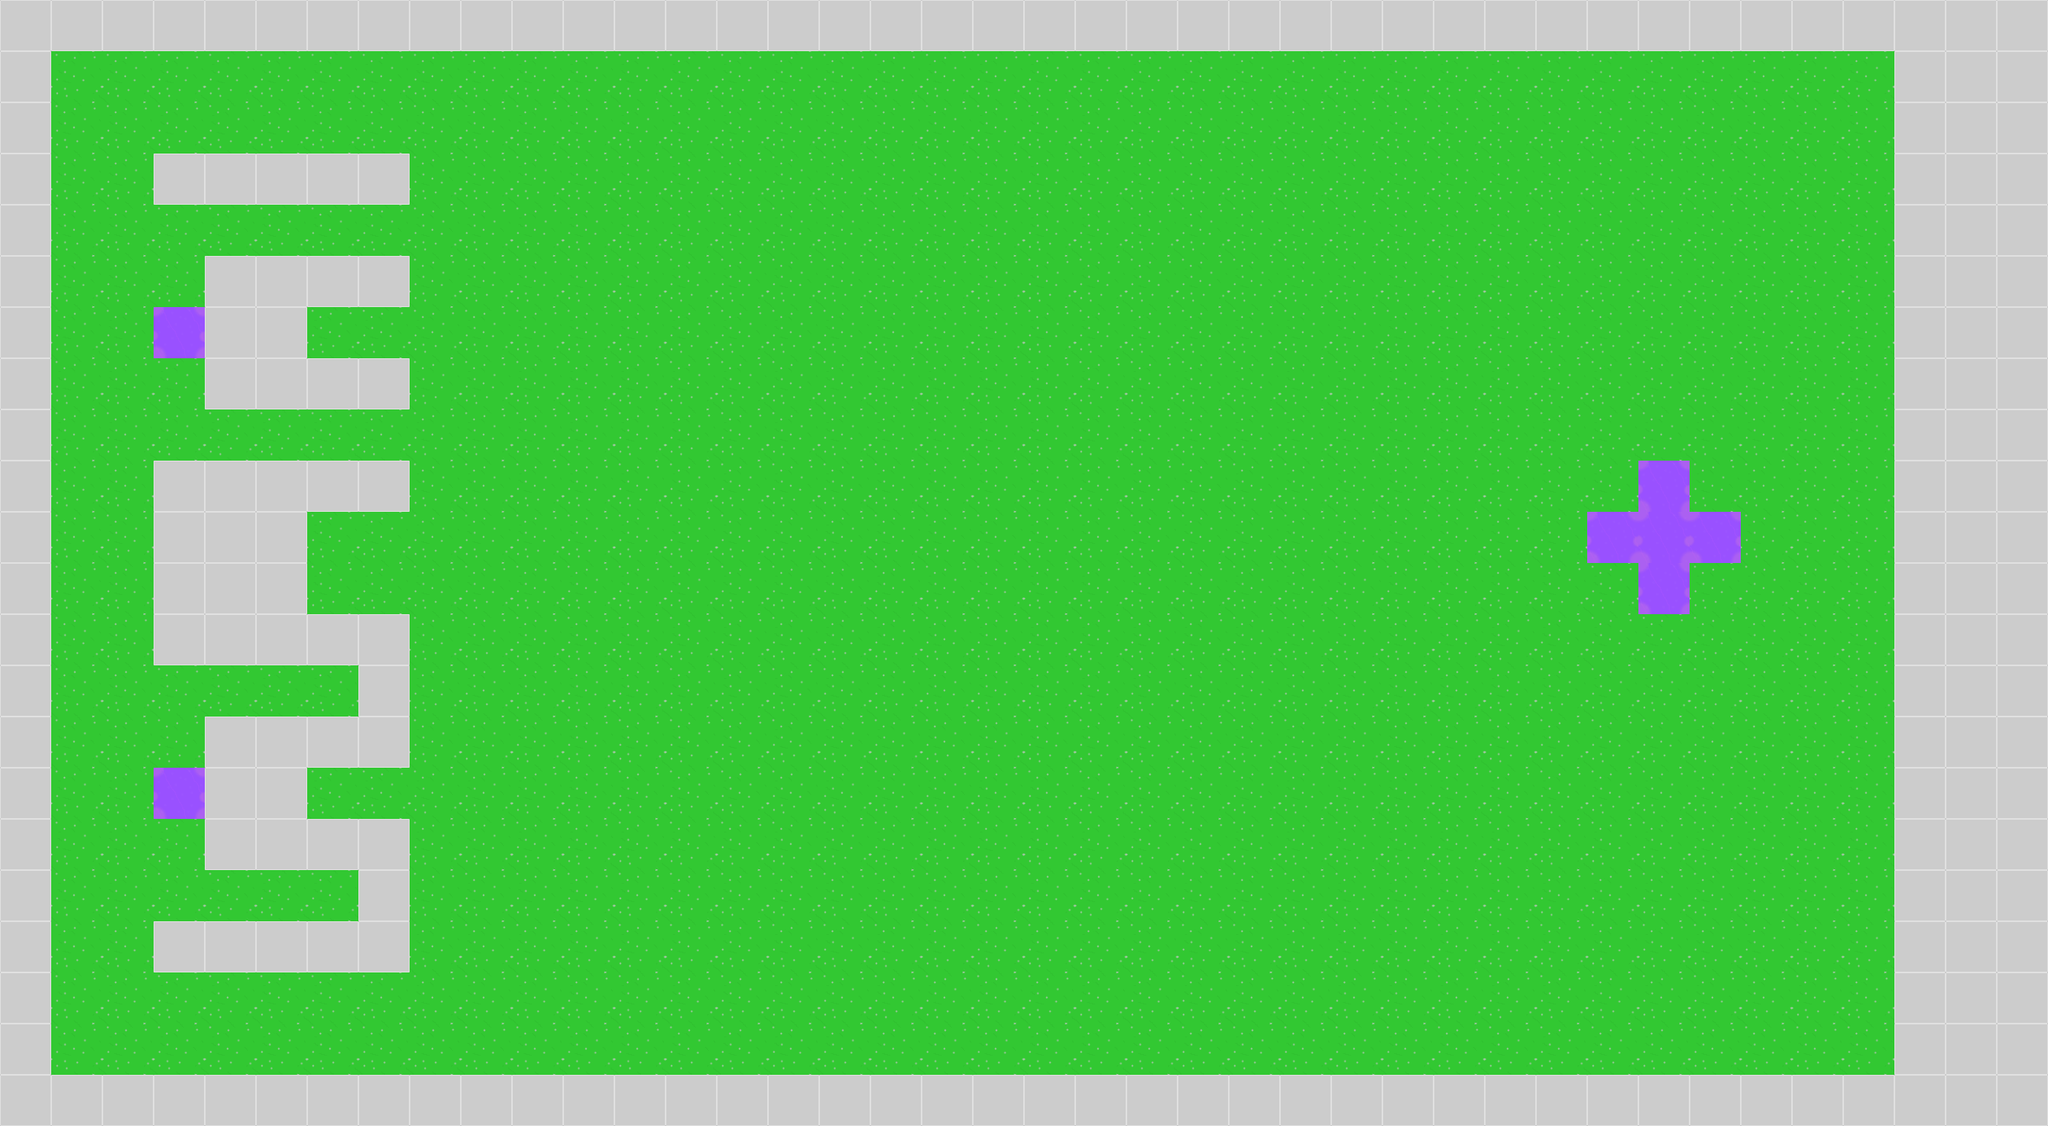

A 2D game scene composited from a Tiled map and its tileset images. What follows is a short description and the map's XML, with every tile layer's data as written:
An orthogonal 40x22 tile map with 64x64 px tiles, 3 tile layers (Ground, Slime, Wall) and 1 object.

<map version="1.0" tiledversion="1.1.6" orientation="orthogonal" renderorder="right-down" width="40" height="22" tilewidth="64" tileheight="64" infinite="0" nextobjectid="6">
 <properties>
  <property name="Blocks" value="4" />
  <property name="Bombs" value="99" />
  <property name="Dynamites" value="1" />
 </properties>
 <tileset firstgid="1" source="../Tilesets/tilesheet.tsx" />
 <layer name="Ground" width="40" height="22">
  <properties>
   <property name="Type" value="Ground" />
  </properties>
  <data encoding="csv">
1,1,1,1,1,1,1,1,1,1,1,1,1,1,1,1,1,1,1,1,1,1,1,1,1,1,1,1,1,1,1,1,1,1,1,1,1,1,1,1,
1,1,1,1,1,1,1,1,1,1,1,1,1,1,1,1,1,1,1,1,1,1,1,1,1,1,1,1,1,1,1,1,1,1,1,1,1,1,1,1,
1,1,1,1,1,1,1,1,1,1,1,1,1,1,1,1,1,1,1,1,1,1,1,1,1,1,1,1,1,1,1,1,1,1,1,1,1,1,1,1,
1,1,1,1,1,1,1,1,1,1,1,1,1,1,1,1,1,1,1,1,1,1,1,1,1,1,1,1,1,1,1,1,1,1,1,1,1,1,1,1,
1,1,1,1,1,1,1,1,1,1,1,1,1,1,1,1,1,1,1,1,1,1,1,1,1,1,1,1,1,1,1,1,1,1,1,1,1,1,1,1,
1,1,1,1,1,1,1,1,1,1,1,1,1,1,1,1,1,1,1,1,1,1,1,1,1,1,1,1,1,1,1,1,1,1,1,1,1,1,1,1,
1,1,1,1,1,1,1,1,1,1,1,1,1,1,1,1,1,1,1,1,1,1,1,1,1,1,1,1,1,1,1,1,1,1,1,1,1,1,1,1,
1,1,1,1,1,1,1,1,1,1,1,1,1,1,1,1,1,1,1,1,1,1,1,1,1,1,1,1,1,1,1,1,1,1,1,1,1,1,1,1,
1,1,1,1,1,1,1,1,1,1,1,1,1,1,1,1,1,1,1,1,1,1,1,1,1,1,1,1,1,1,1,1,1,1,1,1,1,1,1,1,
1,1,1,1,1,1,1,1,1,1,1,1,1,1,1,1,1,1,1,1,1,1,1,1,1,1,1,1,1,1,1,1,1,1,1,1,1,1,1,1,
1,1,1,1,1,1,1,1,1,1,1,1,1,1,1,1,1,1,1,1,1,1,1,1,1,1,1,1,1,1,1,1,1,1,1,1,1,1,1,1,
1,1,1,1,1,1,1,1,1,1,1,1,1,1,1,1,1,1,1,1,1,1,1,1,1,1,1,1,1,1,1,1,1,1,1,1,1,1,1,1,
1,1,1,1,1,1,1,1,1,1,1,1,1,1,1,1,1,1,1,1,1,1,1,1,1,1,1,1,1,1,1,1,1,1,1,1,1,1,1,1,
1,1,1,1,1,1,1,1,1,1,1,1,1,1,1,1,1,1,1,1,1,1,1,1,1,1,1,1,1,1,1,1,1,1,1,1,1,1,1,1,
1,1,1,1,1,1,1,1,1,1,1,1,1,1,1,1,1,1,1,1,1,1,1,1,1,1,1,1,1,1,1,1,1,1,1,1,1,1,1,1,
1,1,1,1,1,1,1,1,1,1,1,1,1,1,1,1,1,1,1,1,1,1,1,1,1,1,1,1,1,1,1,1,1,1,1,1,1,1,1,1,
1,1,1,1,1,1,1,1,1,1,1,1,1,1,1,1,1,1,1,1,1,1,1,1,1,1,1,1,1,1,1,1,1,1,1,1,1,1,1,1,
1,1,1,1,1,1,1,1,1,1,1,1,1,1,1,1,1,1,1,1,1,1,1,1,1,1,1,1,1,1,1,1,1,1,1,1,1,1,1,1,
1,1,1,1,1,1,1,1,1,1,1,1,1,1,1,1,1,1,1,1,1,1,1,1,1,1,1,1,1,1,1,1,1,1,1,1,1,1,1,1,
1,1,1,1,1,1,1,1,1,1,1,1,1,1,1,1,1,1,1,1,1,1,1,1,1,1,1,1,1,1,1,1,1,1,1,1,1,1,1,1,
1,1,1,1,1,1,1,1,1,1,1,1,1,1,1,1,1,1,1,1,1,1,1,1,1,1,1,1,1,1,1,1,1,1,1,1,1,1,1,1,
1,1,1,1,1,1,1,1,1,1,1,1,1,1,1,1,1,1,1,1,1,1,1,1,1,1,1,1,1,1,1,1,1,1,1,1,1,1,1,1
</data>
 </layer>
 <layer name="Slime" width="40" height="22">
  <properties>
   <property name="Type" value="Slime" />
  </properties>
  <data encoding="csv">
0,0,0,0,0,0,0,0,0,0,0,0,0,0,0,0,0,0,0,0,0,0,0,0,0,0,0,0,0,0,0,0,0,0,0,0,0,0,0,0,
0,0,0,0,0,0,0,0,0,0,0,0,0,0,0,0,0,0,0,0,0,0,0,0,0,0,0,0,0,0,0,0,0,0,0,0,0,0,0,0,
0,0,0,0,0,0,0,0,0,0,0,0,0,0,0,0,0,0,0,0,0,0,0,0,0,0,0,0,0,0,0,0,0,0,0,0,0,0,0,0,
0,0,0,0,0,0,0,0,0,0,0,0,0,0,0,0,0,0,0,0,0,0,0,0,0,0,0,0,0,0,0,0,0,0,0,0,0,0,0,0,
0,0,0,0,0,0,0,0,0,0,0,0,0,0,0,0,0,0,0,0,0,0,0,0,0,0,0,0,0,0,0,0,0,0,0,0,0,0,0,0,
0,0,0,0,0,0,0,0,0,0,0,0,0,0,0,0,0,0,0,0,0,0,0,0,0,0,0,0,0,0,0,0,0,0,0,0,0,0,0,0,
0,0,0,57,0,0,0,0,0,0,0,0,0,0,0,0,0,0,0,0,0,0,0,0,0,0,0,0,0,0,0,0,0,0,0,0,0,0,0,0,
0,0,0,0,0,0,0,0,0,0,0,0,0,0,0,0,0,0,0,0,0,0,0,0,0,0,0,0,0,0,0,0,0,0,0,0,0,0,0,0,
0,0,0,0,0,0,0,0,0,0,0,0,0,0,0,0,0,0,0,0,0,0,0,0,0,0,0,0,0,0,0,0,0,0,0,0,0,0,0,0,
0,0,0,0,0,0,0,0,0,0,0,0,0,0,0,0,0,0,0,0,0,0,0,0,0,0,0,0,0,0,0,0,57,0,0,0,0,0,0,0,
0,0,0,0,0,0,0,0,0,0,0,0,0,0,0,0,0,0,0,0,0,0,0,0,0,0,0,0,0,0,0,57,57,57,0,0,0,0,0,0,
0,0,0,0,0,0,0,0,0,0,0,0,0,0,0,0,0,0,0,0,0,0,0,0,0,0,0,0,0,0,0,0,57,0,0,0,0,0,0,0,
0,0,0,0,0,0,0,0,0,0,0,0,0,0,0,0,0,0,0,0,0,0,0,0,0,0,0,0,0,0,0,0,0,0,0,0,0,0,0,0,
0,0,0,0,0,0,0,0,0,0,0,0,0,0,0,0,0,0,0,0,0,0,0,0,0,0,0,0,0,0,0,0,0,0,0,0,0,0,0,0,
0,0,0,0,0,0,0,0,0,0,0,0,0,0,0,0,0,0,0,0,0,0,0,0,0,0,0,0,0,0,0,0,0,0,0,0,0,0,0,0,
0,0,0,57,0,0,0,0,0,0,0,0,0,0,0,0,0,0,0,0,0,0,0,0,0,0,0,0,0,0,0,0,0,0,0,0,0,0,0,0,
0,0,0,0,0,0,0,0,0,0,0,0,0,0,0,0,0,0,0,0,0,0,0,0,0,0,0,0,0,0,0,0,0,0,0,0,0,0,0,0,
0,0,0,0,0,0,0,0,0,0,0,0,0,0,0,0,0,0,0,0,0,0,0,0,0,0,0,0,0,0,0,0,0,0,0,0,0,0,0,0,
0,0,0,0,0,0,0,0,0,0,0,0,0,0,0,0,0,0,0,0,0,0,0,0,0,0,0,0,0,0,0,0,0,0,0,0,0,0,0,0,
0,0,0,0,0,0,0,0,0,0,0,0,0,0,0,0,0,0,0,0,0,0,0,0,0,0,0,0,0,0,0,0,0,0,0,0,0,0,0,0,
0,0,0,0,0,0,0,0,0,0,0,0,0,0,0,0,0,0,0,0,0,0,0,0,0,0,0,0,0,0,0,0,0,0,0,0,0,0,0,0,
0,0,0,0,0,0,0,0,0,0,0,0,0,0,0,0,0,0,0,0,0,0,0,0,0,0,0,0,0,0,0,0,0,0,0,0,0,0,0,0
</data>
 </layer>
 <layer name="Wall" width="40" height="22">
  <properties>
   <property name="Type" value="Wall" />
  </properties>
  <data encoding="csv">
3,3,3,3,3,3,3,3,3,3,3,3,3,3,3,3,3,3,3,3,3,3,3,3,3,3,3,3,3,3,3,3,3,3,3,3,3,3,3,3,
3,0,0,0,0,0,0,0,0,0,0,0,0,0,0,0,0,0,0,0,0,0,0,0,0,0,0,0,0,0,0,0,0,0,0,0,0,3,3,3,
3,0,0,0,0,0,0,0,0,0,0,0,0,0,0,0,0,0,0,0,0,0,0,0,0,0,0,0,0,0,0,0,0,0,0,0,0,3,3,3,
3,0,0,3,3,3,3,3,0,0,0,0,0,0,0,0,0,0,0,0,0,0,0,0,0,0,0,0,0,0,0,0,0,0,0,0,0,3,3,3,
3,0,0,0,0,0,0,0,0,0,0,0,0,0,0,0,0,0,0,0,0,0,0,0,0,0,0,0,0,0,0,0,0,0,0,0,0,3,3,3,
3,0,0,0,3,3,3,3,0,0,0,0,0,0,0,0,0,0,0,0,0,0,0,0,0,0,0,0,0,0,0,0,0,0,0,0,0,3,3,3,
3,0,0,0,3,3,0,0,0,0,0,0,0,0,0,0,0,0,0,0,0,0,0,0,0,0,0,0,0,0,0,0,0,0,0,0,0,3,3,3,
3,0,0,0,3,3,3,3,0,0,0,0,0,0,0,0,0,0,0,0,0,0,0,0,0,0,0,0,0,0,0,0,0,0,0,0,0,3,3,3,
3,0,0,0,0,0,0,0,0,0,0,0,0,0,0,0,0,0,0,0,0,0,0,0,0,0,0,0,0,0,0,0,0,0,0,0,0,3,3,3,
3,0,0,3,3,3,3,3,0,0,0,0,0,0,0,0,0,0,0,0,0,0,0,0,0,0,0,0,0,0,0,0,0,0,0,0,0,3,3,3,
3,0,0,3,3,3,0,0,0,0,0,0,0,0,0,0,0,0,0,0,0,0,0,0,0,0,0,0,0,0,0,0,0,0,0,0,0,3,3,3,
3,0,0,3,3,3,0,0,0,0,0,0,0,0,0,0,0,0,0,0,0,0,0,0,0,0,0,0,0,0,0,0,0,0,0,0,0,3,3,3,
3,0,0,3,3,3,3,3,0,0,0,0,0,0,0,0,0,0,0,0,0,0,0,0,0,0,0,0,0,0,0,0,0,0,0,0,0,3,3,3,
3,0,0,0,0,0,0,3,0,0,0,0,0,0,0,0,0,0,0,0,0,0,0,0,0,0,0,0,0,0,0,0,0,0,0,0,0,3,3,3,
3,0,0,0,3,3,3,3,0,0,0,0,0,0,0,0,0,0,0,0,0,0,0,0,0,0,0,0,0,0,0,0,0,0,0,0,0,3,3,3,
3,0,0,0,3,3,0,0,0,0,0,0,0,0,0,0,0,0,0,0,0,0,0,0,0,0,0,0,0,0,0,0,0,0,0,0,0,3,3,3,
3,0,0,0,3,3,3,3,0,0,0,0,0,0,0,0,0,0,0,0,0,0,0,0,0,0,0,0,0,0,0,0,0,0,0,0,0,3,3,3,
3,0,0,0,0,0,0,3,0,0,0,0,0,0,0,0,0,0,0,0,0,0,0,0,0,0,0,0,0,0,0,0,0,0,0,0,0,3,3,3,
3,0,0,3,3,3,3,3,0,0,0,0,0,0,0,0,0,0,0,0,0,0,0,0,0,0,0,0,0,0,0,0,0,0,0,0,0,3,3,3,
3,0,0,0,0,0,0,0,0,0,0,0,0,0,0,0,0,0,0,0,0,0,0,0,0,0,0,0,0,0,0,0,0,0,0,0,0,3,3,3,
3,0,0,0,0,0,0,0,0,0,0,0,0,0,0,0,0,0,0,0,0,0,0,0,0,0,0,0,0,0,0,0,0,0,0,0,0,3,3,3,
3,3,3,3,3,3,3,3,3,3,3,3,3,3,3,3,3,3,3,3,3,3,3,3,3,3,3,3,3,3,3,3,3,3,3,3,3,3,3,3
</data>
 </layer>
 <objectgroup name="Player">
  <properties>
   <property name="Type" value="Player" />
  </properties>
  <object id="3" gid="9" x="1216" y="704" width="64" height="64" />
 </objectgroup>
</map>
